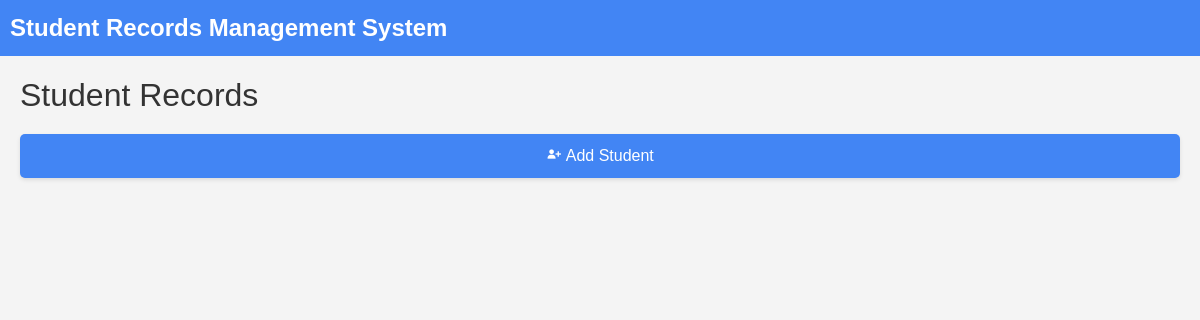
Page /records/homepage/ on the earlier database version.
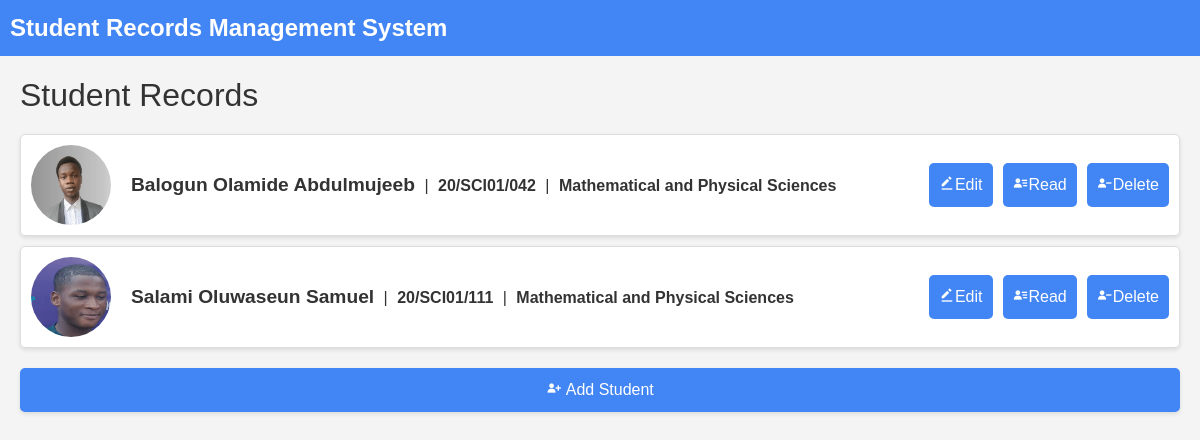
Same page on the later database version.
### myapp/models.py (models this page shows, shortened)
class Student(models.Model):
  id = models.AutoField(primary_key=True, null=False)
  matric_number = models.CharField(unique=True, max_length=20, null=False)
  full_name = models.CharField(max_length=255, null=False)
  passport_photo = models.ImageField(upload_to='passport_photos/', null=False)
  department = models.CharField(max_length=40, null=False)
  college = models.CharField(max_length=40, null=False)
  cgpa = models.FloatField(null=False)
  gender = models.CharField(max_length=10, null=False)
  age = models.IntegerField(null=False)
  date_of_birth = models.DateField(null=False)
  contact_no = models.CharField(max_length=15, null=False)
  address = models.CharField(null=False, max_length=100)
  email = models.EmailField(null=False)
  nationality = models.CharField(null=False, max_length=50)
  state = models.CharField(null=False, max_length=20)

### myapp/views.py (the view)
# urls.py: path('homepage/', views.homepage, name='homepage'),
def homepage(request):
    students = Student.objects.all()
    return render(request, 'homepage.html', {'students': students})

### myapp/templates/homepage.html (shortened to what this page needs)
{% extends 'base.html' %}
{% block content %}
  <h1 class="page-title">Student Records</h1>
  <ul class="student-list">
      {% for student in students %}
          <li class="student-item">
              <img class="student-photo" src="{{ student.passport_photo.url }}" alt="{{ student.full_name }} photo">
              <div class="student-info">
                  <span class="student-name">{{ student.full_name }}</span>
                  <span class="separator">|</span>
                  <span class="matric-number">{{ student.matric_number }}</span>
                  <span class="separator">|</span>
                  <span class="student-department">{{ student.department }}</span>
              </div>
              <div class="action-buttons">
                  <a class="edit-link" href="{% url 'edit_student' student.matric_number %}">
                    <i class='bx bxs-edit-alt'></i>Edit
                  </a>
                  <a class="read-link" href="{% url 'read_student' student.matric_number %}">
                    <i class='bx bxs-user-detail' ></i>Read
                  </a>
                  <a class="delete-link" href="{% url 'delete_student' student.matric_number %}">
                    <i class='bx bxs-user-minus'></i>Delete
                  </a>
              </div>
          </li>
      {% endfor %}
  </ul>
  <a class="add-student-btn" href="{% url 'add_student' %}">
    <i class='bx bxs-user-plus'></i> Add Student
  </a>
{% endblock %}

Differences in the rows shown:
added Student: passport_photo (picture), full_name "Balogun Olamide Abdulmujeeb", matric_number "20/SCI01/042", department "Mathematical and Physical Sciences"
added Student: passport_photo (picture), full_name "Salami Oluwaseun Samuel", matric_number "20/SCI01/111", department "Mathematical and Physical Sciences"
